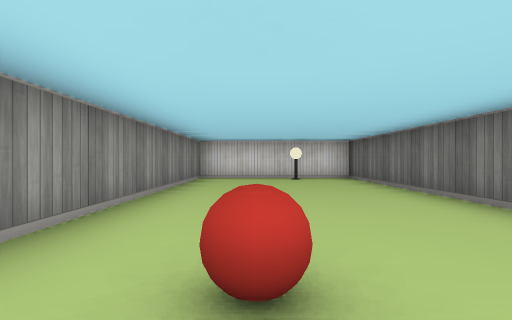
View 1 (above)

21 first-person views from a walk through a cub3D level. The camera is about half as high as the walls, looks level and sees 85° across. The floor is counted in squares. Each view is taken from the middle of a square. On the plan, view 1 faces up. The plan holds only what a view shows up to about 9 squares ahead; the rest is blank.

View 2
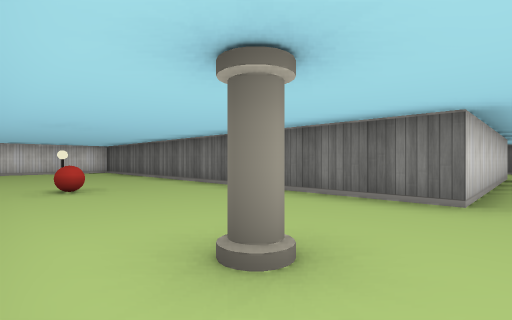

View 3
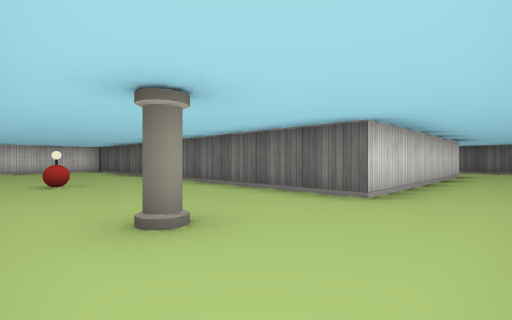

View 4
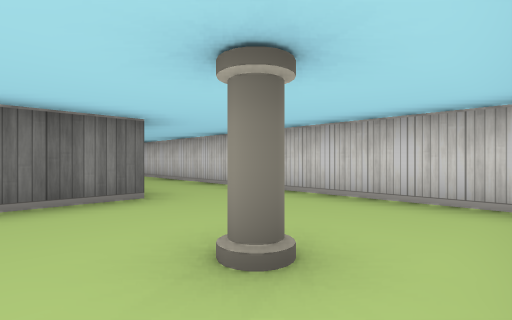

View 5
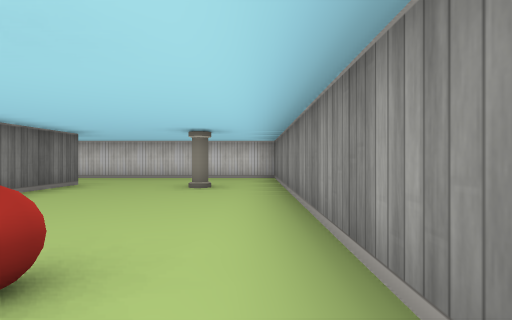

View 6
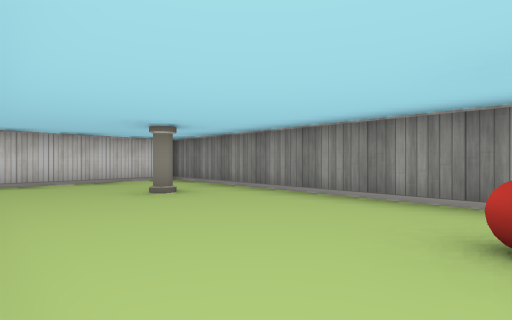

View 7
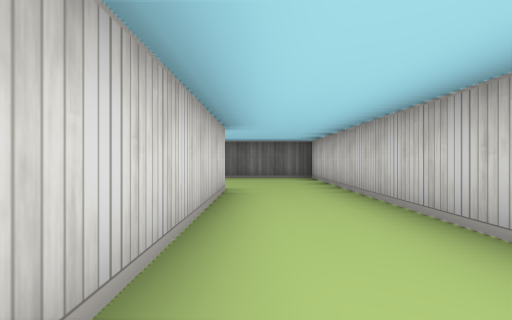

View 8
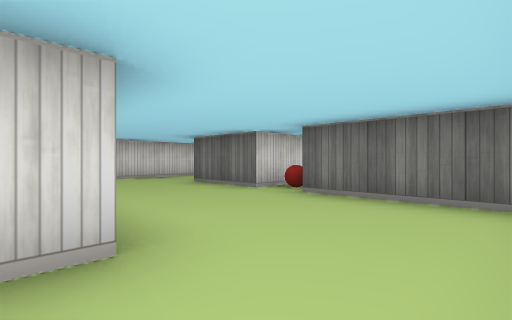

View 9
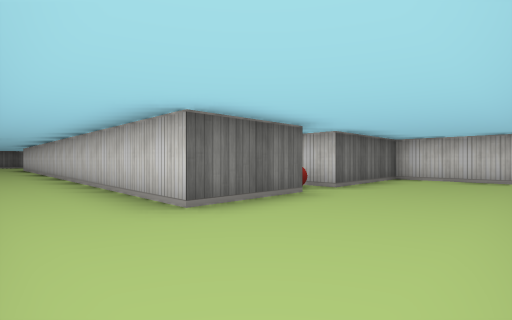

View 10
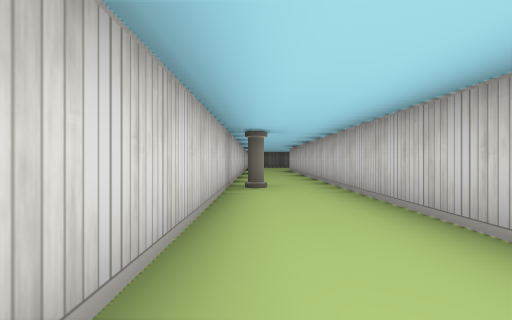

View 11
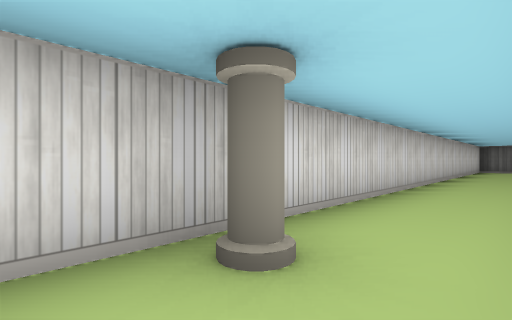

View 12
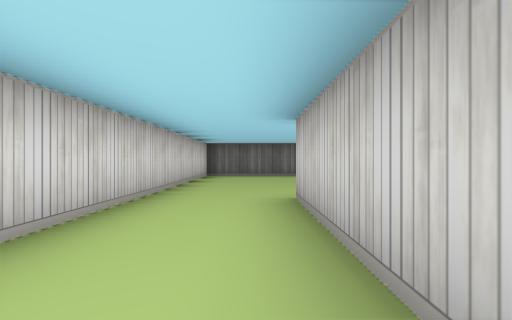

View 13
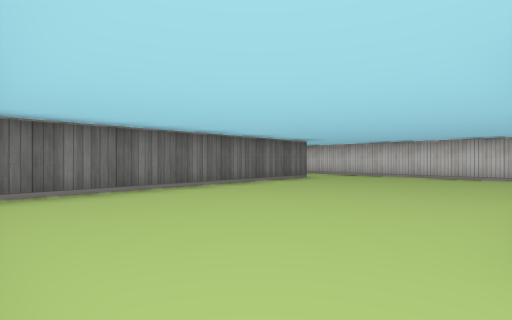

View 14
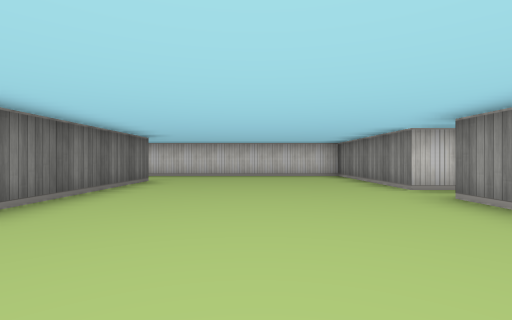

View 15
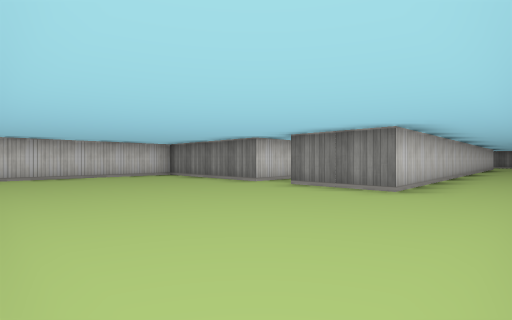

View 16
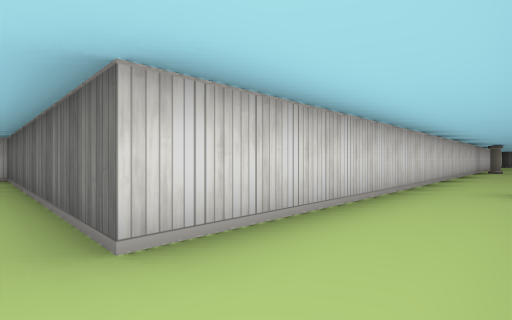

View 17
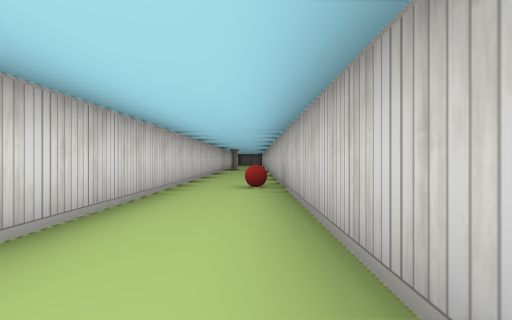

View 18
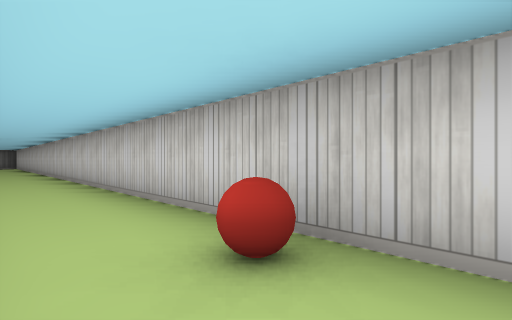

View 19
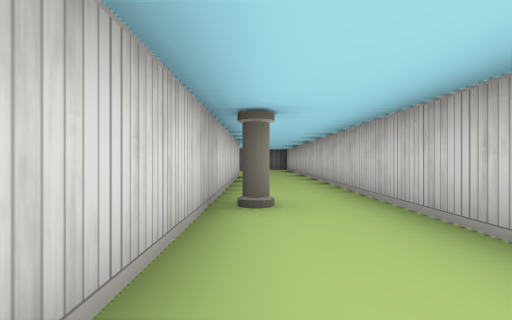

View 20
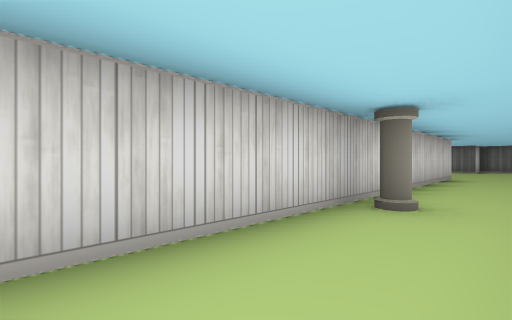

View 21
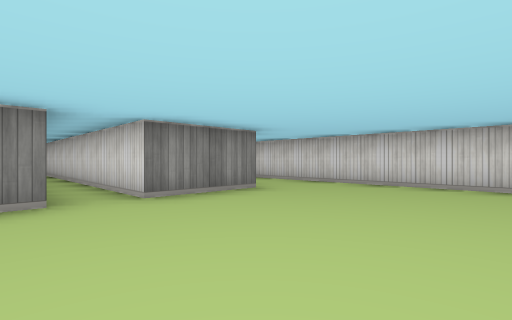

### Floor plan
Points are (right, up) in squares from view 1. A wall is a line through its corners. A room is listed if a view was taken in it or the views show most of it. See-through windows are left out.
Room 1 (views 1, 2, 3, 4, 5, 6, 7, 8)
walls: (8.6, -3.5) (2.5, -3.5) (2.5, 7.5) (-1.5, 7.5) (-1.5, -5.5) (8.5, -5.5)
ways out: opening at (8, -4.5) to room 2
objects: pillar (0, -3); ball (0, 1); lamp (1, 7)
Room 2 (views 9, 10, 11, 12, 13, 14, 15, 16, 17, 18, 19, 20, 21)
walls: (24.1, -2.5) (25.5, -2.5) (25.5, -6.5) (49, -6.5); (13, -1.5) (11.5, -1.5) (11.5, 0.5) (25.5, 0.5) (25.5, -1.5) (18.6, -1.5); (8.5, -5.5) (11.5, -5.5) (11.5, -2.5) (12.2, -2.5); (48.5, -4.5) (30.5, -4.5) (30.5, 2.5) (10.5, 2.5)
ways out: opening at (8, -4.5) to room 1; opening at (48, -5.5)
objects: ball (12, -2); pillar (18, 2); ball (35, -6); pillar (43, -5)

Where each view was taken, in squares from view 1:
view 1: 0 up, 0 right, facing up
view 2: 4 down, 1 left, facing up-right
view 3: 5 down, 1 left, facing up-right
view 4: 2 down, 1 left, facing down-right
view 5: 2 up, 1 left, facing down
view 6: 1 up, 2 right, facing down-left
view 7: 4 down, 4 right, facing right
view 8: 5 down, 8 right, facing up-right
view 9: 2 up, 9 right, facing down-right
view 10: 2 up, 13 right, facing right
view 11: 1 up, 17 right, facing up-right
view 12: 1 up, 22 right, facing right
view 13: 2 up, 26 right, facing down-right
view 14: 2 up, 28 right, facing down
view 15: 2 up, 30 right, facing down-left
view 16: 6 down, 30 right, facing up-right
view 17: 6 down, 30 right, facing right
view 18: 5 down, 34 right, facing down-right
view 19: 5 down, 40 right, facing right
view 20: 6 down, 40 right, facing up-right
view 21: 3 down, 29 right, facing up-left
